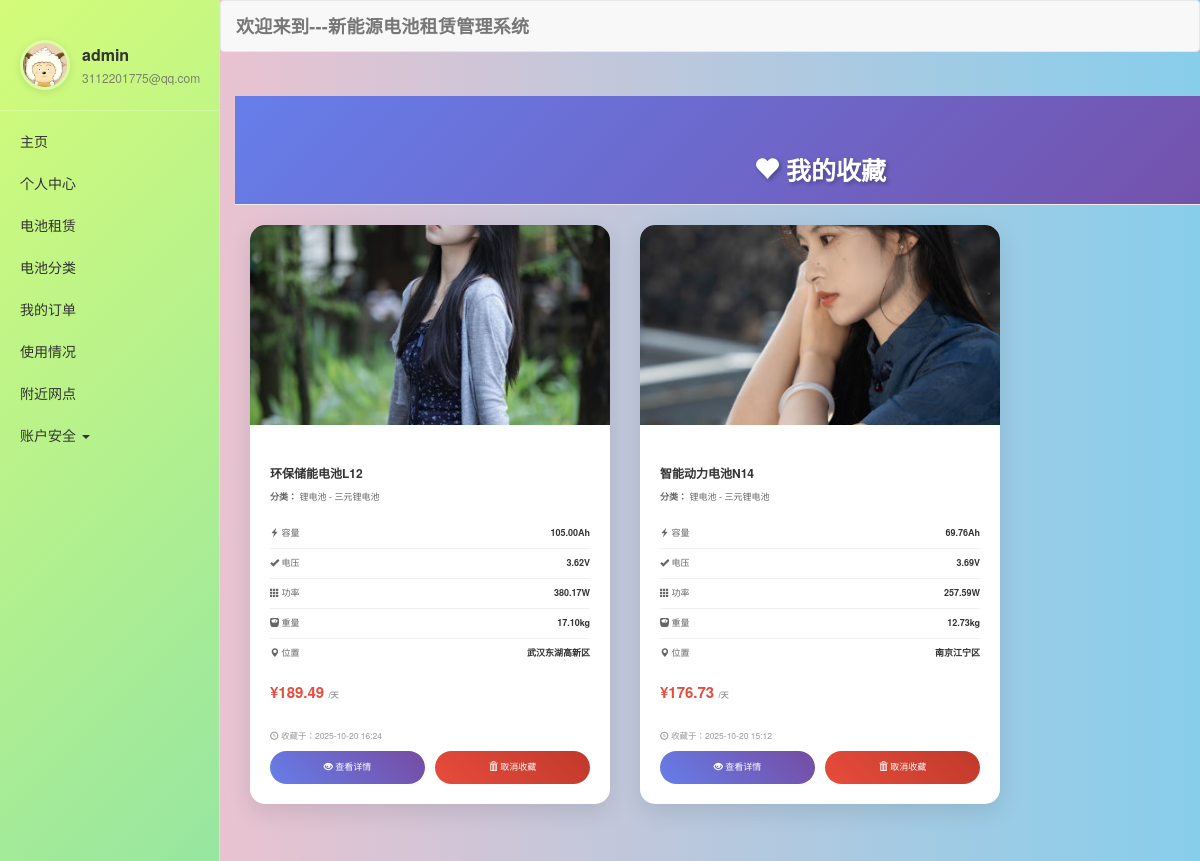
The page /favorites/ (signed in) on the database its author committed.
### user/models.py (models this page shows, shortened)
class CustomUser(AbstractUser):
    head = models.ImageField(upload_to="head/", default="head/default.jpg")
    describe = models.TextField(max_length=100, null=True, blank=True)
    phone = models.CharField(max_length=11, unique=True, null=True, blank=True, verbose_name="手机号")
    balance = models.DecimalField(max_digits=10, decimal_places=2, default=0.0, verbose_name="账户余额")
    credit_score = models.IntegerField(
        default=100,
        validators=[MinValueValidator(0), MaxValueValidator(1000)],
        verbose_name="信用分"
    )
    is_verified = models.BooleanField(default=False, verbose_name="是否实名认证")
    created_at = models.DateTimeField(auto_now_add=True, null=True, blank=True, verbose_name="注册时间")
    updated_at = models.DateTimeField(auto_now=True, null=True, blank=True, verbose_name="更新时间")
    class Meta:
        verbose_name = "用户"
        verbose_name_plural = "用户"
        ordering = ['-created_at']

class UserFavorite(models.Model):
    user = models.ForeignKey(CustomUser, on_delete=models.CASCADE, verbose_name="用户", related_name='favorites')
    battery_id = models.IntegerField(verbose_name="电池ID")  # 关联battery模块的电池
    battery_name = models.CharField(max_length=100, verbose_name="电池名称")  # 冗余存储，避免跨模块查询
    created_at = models.DateTimeField(auto_now_add=True, verbose_name="收藏时间")
    class Meta:
        verbose_name = "用户收藏"
        verbose_name_plural = "用户收藏"
        ordering = ['-created_at']
        unique_together = ['user', 'battery_id']  # 每个用户对每个电池只能收藏一次

### battery/models.py (models this page shows, shortened)
class Battery(models.Model):
    STATUS_CHOICES = [
        ('available', '可用'),
        ('rented', '已租出'),
        ('maintenance', '维护中'),
        ('retired', '已退役'),
    ]
    name = models.CharField(max_length=100, verbose_name="电池名称")
    battery_type = models.ForeignKey(BatteryType, on_delete=models.CASCADE, verbose_name="电池类型")
    serial_number = models.CharField(max_length=50, unique=True, verbose_name="序列号")
    status = models.CharField(max_length=20, choices=STATUS_CHOICES, default='available', verbose_name="状态")
    capacity = models.DecimalField(max_digits=8, decimal_places=2, verbose_name="容量(Ah)")
    voltage = models.DecimalField(max_digits=6, decimal_places=2, verbose_name="电压(V)")
    power = models.DecimalField(max_digits=8, decimal_places=2, verbose_name="功率(W)")
    weight = models.DecimalField(max_digits=6, decimal_places=2, verbose_name="重量(kg)")
    daily_rental_price = models.DecimalField(max_digits=8, decimal_places=2, verbose_name="日租金(元)")
    deposit = models.DecimalField(max_digits=8, decimal_places=2, verbose_name="押金(元)")
    location = models.CharField(max_length=100, verbose_name="存放位置")
    latitude = models.DecimalField(max_digits=10, decimal_places=7, null=True, blank=True, verbose_name="纬度")
    longitude = models.DecimalField(max_digits=10, decimal_places=7, null=True, blank=True, verbose_name="经度")
    image = models.ImageField(upload_to='battery_images/', default='', blank=True, verbose_name="电池图片")
    created_at = models.DateTimeField(auto_now_add=True, verbose_name="创建时间")
    updated_at = models.DateTimeField(auto_now=True, verbose_name="更新时间")
    class Meta:
        verbose_name = "电池信息"
        verbose_name_plural = "电池信息"
        ordering = ['-created_at']
    @property
    def image_number(self):
        return ((self.id - 1) % 12) + 1
    @property
    def image_url(self):
        return f"/static/img/素材{self.image_number}.jpg"

class BatteryType(models.Model):
    name = models.CharField(max_length=50, verbose_name="类型名称")
    category = models.ForeignKey(BatteryCategory, on_delete=models.CASCADE, verbose_name="所属分类")
    description = models.TextField(max_length=200, blank=True, verbose_name="类型描述")
    created_at = models.DateTimeField(auto_now_add=True, verbose_name="创建时间")
    class Meta:
        verbose_name = "电池类型"
        verbose_name_plural = "电池类型"
        ordering = ['name']

class BatteryCategory(models.Model):
    name = models.CharField(max_length=50, verbose_name="分类名称")
    description = models.TextField(max_length=200, blank=True, verbose_name="分类描述")
    icon = models.CharField(max_length=50, default="glyphicon-flash", verbose_name="图标")
    created_at = models.DateTimeField(auto_now_add=True, verbose_name="创建时间")
    updated_at = models.DateTimeField(auto_now=True, verbose_name="更新时间")
    class Meta:
        verbose_name = "电池分类"
        verbose_name_plural = "电池分类"
        ordering = ['name']

### user/views.py (the view)
# urls.py: path('favorites/', favorites_list, name='favorites_list'),
@login_required(login_url='user:login')
def favorites_list(request):
    from battery.models import Battery
    favorites = UserFavorite.objects.filter(user=request.user).order_by('-created_at')
    favorites_with_battery = []
    for favorite in favorites:
        try:
            battery = Battery.objects.get(id=favorite.battery_id)
            favorites_with_battery.append({
                'favorite': favorite,
                'battery': battery
            })
        except Battery.DoesNotExist:
            pass
    return render(request, 'user/favorites.html', {'favorites_with_battery': favorites_with_battery})

### user/templates/user/favorites.html (shortened to what this page needs)
{% extends 'base/base.html' %}
{% load static %}
{% block css %}
<link rel="stylesheet" href="{% static 'js/bootstrap-3.4.1-dist/css/bootstrap.min.css' %}">
{% endblock %}
{% block main %}
<div class="page-header">
    <div class="container">
        <h1 class="page-title"><i class="glyphicon glyphicon-heart"></i> 我的收藏</h1>
    </div>
</div>
<div class="container">
    {% if favorites_with_battery %}
    <div class="row">
        {% for item in favorites_with_battery %}
        <div class="col-md-6 col-lg-4">
            <div class="favorite-card">
                <img src="{{ item.battery.image_url }}" alt="{{ item.battery.name }}" class="favorite-image">
                <div class="favorite-info">
                    <h3 class="battery-name">{{ item.battery.name }}</h3>
                    <p class="battery-type">
                        <strong>分类：</strong>
                        {{ item.battery.battery_type.category.name }} - {{ item.battery.battery_type.name }}
                    </p>
                    <div class="battery-specs">
                        <div class="specs-item">
                            <span class="specs-label"><i class="glyphicon glyphicon-flash"></i> 容量</span>
                            <span class="specs-value">{{ item.battery.capacity }}Ah</span>
                        </div>
                        <div class="specs-item">
                            <span class="specs-label"><i class="glyphicon glyphicon-ok"></i> 电压</span>
                            <span class="specs-value">{{ item.battery.voltage }}V</span>
                        </div>
                        <div class="specs-item">
                            <span class="specs-label"><i class="glyphicon glyphicon-th"></i> 功率</span>
                            <span class="specs-value">{{ item.battery.power }}W</span>
                        </div>
                        <div class="specs-item">
                            <span class="specs-label"><i class="glyphicon glyphicon-scale"></i> 重量</span>
                            <span class="specs-value">{{ item.battery.weight }}kg</span>
                        </div>
                        <div class="specs-item">
                            <span class="specs-label"><i class="glyphicon glyphicon-map-marker"></i> 位置</span>
                            <span class="specs-value">{{ item.battery.location }}</span>
                        </div>
                    </div>
                    <div class="battery-price">
                        ¥{{ item.battery.daily_rental_price }}
                        <span class="unit">/天</span>
                    </div>
                    <p class="collect-time">
                        <i class="glyphicon glyphicon-time"></i>
                        收藏于：{{ item.favorite.created_at|date:"Y-m-d H:i" }}
                    </p>
                    <div class="favorite-actions">
                        <a href="{% url 'battery:detail' item.battery.id %}" class="btn-view-detail">
                            <i class="glyphicon glyphicon-eye-open"></i> 查看详情
                        </a>
                        <button class="btn-remove-favorite" onclick="removeFavorite({{ item.battery.id }})">
                            <i class="glyphicon glyphicon-trash"></i> 取消收藏
                        </button>
                    </div>
                </div>
            </div>
        </div>
        {% endfor %}
    </div>
    {% endif %}
</div>
{% endblock %}

### templates/base/nav.html (shortened to what this page needs)
{% load static %}
<nav class="nav-sidebar">
    {% if request.user.is_authenticated %}
    <div class="user-profile-header">
        <a href="{% url 'user:center' %}" class="avatar-link">
            <img src="/media/{{ request.user.head }}" alt="用户头像" class="sidebar-avatar">
        </a>
        <div class="user-info">
            <div class="user-name">{{ request.user.username }}</div>
            <div class="user-email">{{ request.user.email }}</div>
        </div>
    </div>
    {% endif %}
    <ul class="nav nav-pills nav-stacked">
        <li><a href="{% url 'user:index' %}">主页</a></li>
        <li><a href="{% url 'user:center' %}">个人中心</a></li>
        <li><a href="{% url 'battery:list' %}">电池租赁</a></li>
        <li><a href="{% url 'battery:categories' %}">电池分类</a></li>
        {% if request.user.is_authenticated %}
        <li><a href="{% url 'battery:orders' %}">我的订单</a></li>
        <li><a href="{% url 'battery:usage' %}">使用情况</a></li>
        <li><a href="{% url 'station:nearby' %}">附近网点</a></li>
        <li class="dropdown">
            <a href="#" class="dropdown-toggle" data-toggle="dropdown">账户安全 <span class="caret"></span></a>
        </li>
        {% else %}
        <li><a href="{% url 'user:login' %}">登录</a></li>
        <li><a href="{% url 'user:register' %}">注册</a></li>
        {% endif %}
    </ul>
</nav>

### user/templates/user/favorites.html (style rules this page uses)
body { background: linear-gradient(135deg, #f5f7fa 0%, #c3cfe2 100%); font-family: 'Microsoft YaHei', Helvetica, Arial, sans-serif; }
.page-header { background: linear-gradient(135deg, #667eea 0%, #764ba2 100%); color: white; padding: 40px 0; margin-bottom: 30px; text-align: center; }
.page-title { font-size: 2.5rem; font-weight: 700; margin-bottom: 10px; text-shadow: 2px 2px 4px rgba(0, 0, 0, 0.3); }
.favorite-card { background: white; border-radius: 15px; overflow: hidden; box-shadow: 0 8px 25px rgba(0, 0, 0, 0.1); transition: all 0.3s ease; margin-bottom: 30px; display: flex; flex-direction: column; height: 100%; }
.favorite-image { width: 100%; height: 200px; object-fit: cover; background: #f0f0f0; }
.favorite-info { padding: 20px; flex-grow: 1; display: flex; flex-direction: column; }
.battery-name { font-size: 1.2rem; font-weight: 600; color: #333; margin-bottom: 10px; line-height: 1.4; }
.battery-type { color: #666; font-size: 0.9rem; margin-bottom: 15px; }
.specs-item { display: flex; justify-content: space-between; padding: 8px 0; border-bottom: 1px solid #f0f0f0; font-size: 0.9rem; }
.specs-item:last-child { border-bottom: none; }
.specs-label { color: #666; font-weight: 500; }
.specs-value { color: #333; font-weight: 600; }
.battery-price { font-size: 1.5rem; font-weight: 700; color: #e74c3c; margin-top: 15px; margin-bottom: 15px; }
.battery-price .unit { font-size: 0.8rem; color: #999; }
.favorite-actions { display: flex; gap: 10px; margin-top: auto; }
.btn-view-detail { background: linear-gradient(45deg, #667eea, #764ba2); border: none; color: white; padding: 10px 20px; border-radius: 25px; font-size: 0.9rem; transition: all 0.3s ease; flex: 1; text-decoration: none; text-align: center; cursor: pointer; }
.btn-remove-favorite { background: linear-gradient(45deg, #e74c3c, #c0392b); border: none; color: white; padding: 10px 20px; border-radius: 25px; font-size: 0.9rem; transition: all 0.3s ease; flex: 1; cursor: pointer; }
.collect-time { color: #999; font-size: 0.85rem; margin-top: 10px; }

### templates/base/base.html (style rules this page uses)
body { background: linear-gradient(to right, pink, skyblue); }
.page-header { margin-top: 0; }
.user-name { color: #333; font-weight: 500; font-size: 14px; }

### templates/base/nav.html (style rules this page uses)
.nav-sidebar { position: fixed; left: 0; top: 0; width: 220px; height: 100%; background: linear-gradient(135deg, #d4fc79 0%, #96e6a1 100%); border-right: 1px solid #ddd; padding: 20px 0; overflow-y: auto; }
.nav-sidebar .nav { display: block; }
.nav-sidebar .nav>li>a { display: block; padding: 10px 20px; color: #333; border-radius: 0; }
.user-profile-header { padding: 20px; border-bottom: 1px solid rgba(255, 255, 255, 0.2); margin-bottom: 10px; display: flex; align-items: center; gap: 12px; }
.avatar-link { display: inline-block; text-decoration: none; transition: transform 0.2s ease, box-shadow 0.2s ease; }
.sidebar-avatar { width: 50px; height: 50px; border-radius: 50%; object-fit: cover; border: 3px solid rgba(255, 255, 255, 0.3); box-shadow: 0 2px 8px rgba(0, 0, 0, 0.1); cursor: pointer; transition: border-color 0.2s ease, box-shadow 0.2s ease; }
.user-info { flex: 1; }
.user-info .user-name { color: #333; font-weight: 600; font-size: 16px; margin-bottom: 2px; }
.user-info .user-email { color: #666; font-size: 12px; opacity: 0.8; }
html, body { overflow-x: hidden; }
body { padding-left: 220px; }

### rows shown on the page
CustomUser: user.head (picture), user.username "admin", user.email "3112201775@qq.com"
UserFavorite: shows a picture, battery.name "环保储能电池L12", battery.battery_type.category.name "锂电池", battery.battery_type.name "三元锂电池", battery.capacity "105.00", battery.voltage "3.62", battery.power "380.17", battery.weight "17.10", battery.location "武汉东湖高新区", battery.daily_rental_price "189.49", favorite.created_at "2025-10-20 16:24"
UserFavorite: shows a picture, battery.name "智能动力电池N14", battery.battery_type.category.name "锂电池", battery.battery_type.name "三元锂电池", battery.capacity "69.76", battery.voltage "3.69", battery.power "257.59", battery.weight "12.73", battery.location "南京江宁区", battery.daily_rental_price "176.73", favorite.created_at "2025-10-20 15:12"
